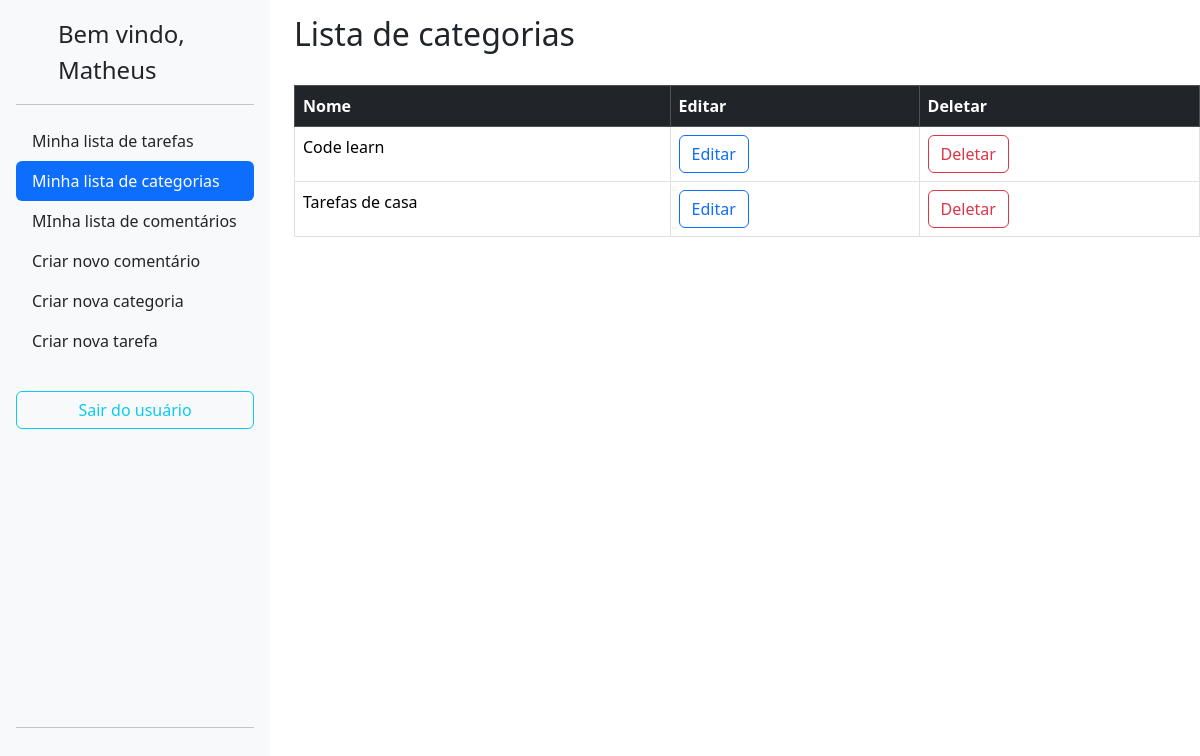
/category/ (signed in), run on an earlier commit of the app's database.
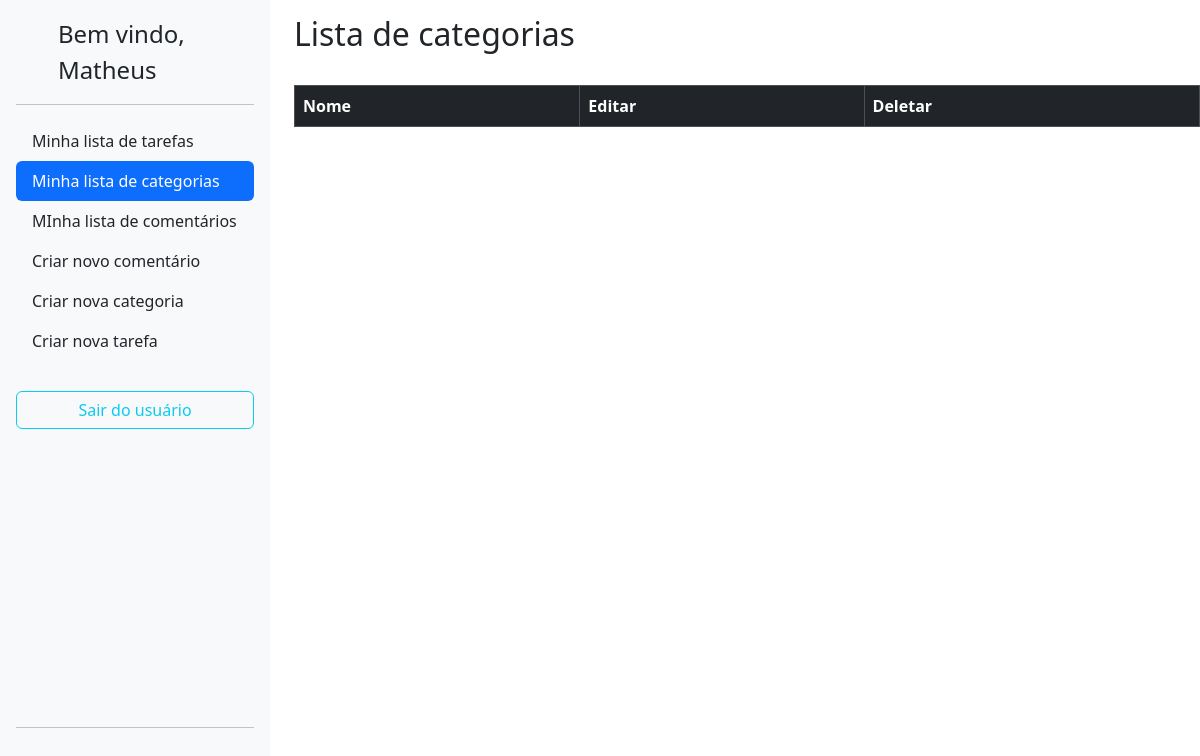
And on a later commit of the database.
### lizetest/category/models.py (models this page shows, shortened)
class Category(BaseModel):
    name = models.CharField(max_length=255)
    author = models.ForeignKey(User,on_delete=models.CASCADE,blank=True)

### lizetest/category/views.py (the view)
# urls.py: path('', CategoryListView.as_view(), name='category_list'),
class CategoryListView(ListView,BaseViews):
    model = Category
    template_name = 'category_list.html'
    context_object_name = 'categorias'
    def get_queryset(self):
        return Category.objects.filter(author=self.request.user)
    def get_context_data(self, **kwargs):
        context = super().get_context_data(**kwargs)
        context['user'] = self.request.user.username
        return context

### lizetest/core/models.py (called while the page is built)
    def dispatch(self, request, *args, **kwargs):
        if not request.user.is_authenticated:
            return redirect('accounts:login')
        return super().dispatch(request, *args, **kwargs)

### lizetest/category/templates/category_list.html (shortened to what this page needs)
{% extends 'base.html' %}
  {% block content %}
  <div class="row">
    <div class="col-auto">
      {% include 'sidebar.html' %}
    </div>
    <div class="col">
      <h2 style="padding-top: 15px;">Lista de categorias</h2><br>
      <table class="table table-bordered">
        <thead>
          <tr class="table-dark">
            <th scope="col">Nome</th>
            <th scope="col">Editar</th>
            <th scope="col">Deletar</th>
          </tr>
        </thead>
        <tbody>
          {% for categoria in categorias %}
          <tr>
            <td>{{categoria.name}}</td>
            <td>
              <a href="{% url 'category:category_edit' pk=categoria.pk %}">
                <button type="button" class="btn btn-outline-primary">Editar</button>
              </a>
            </td>
            <td><a href="{% url 'category:category_delete' pk=categoria.pk %}">
              <button type="button" class="btn btn-outline-danger">Deletar</button>
            </a>
          </td>
          </tr>
          {% endfor %}
        </tbody>
      </table>
      {% endblock %}

What changed in the data, as far as the page shows it:
removed Category: name "Code learn"
removed Category: name "Tarefas de casa"
